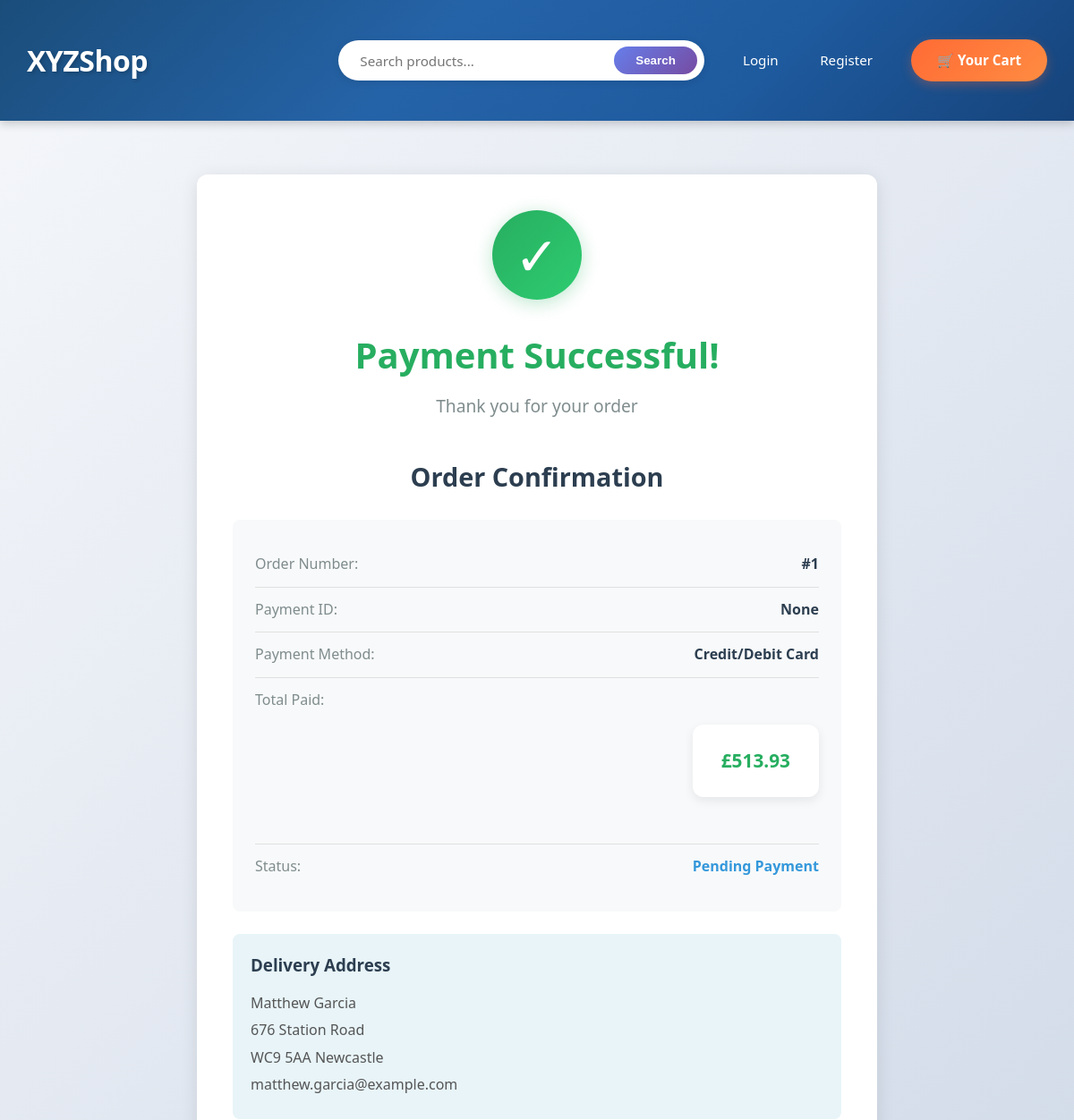
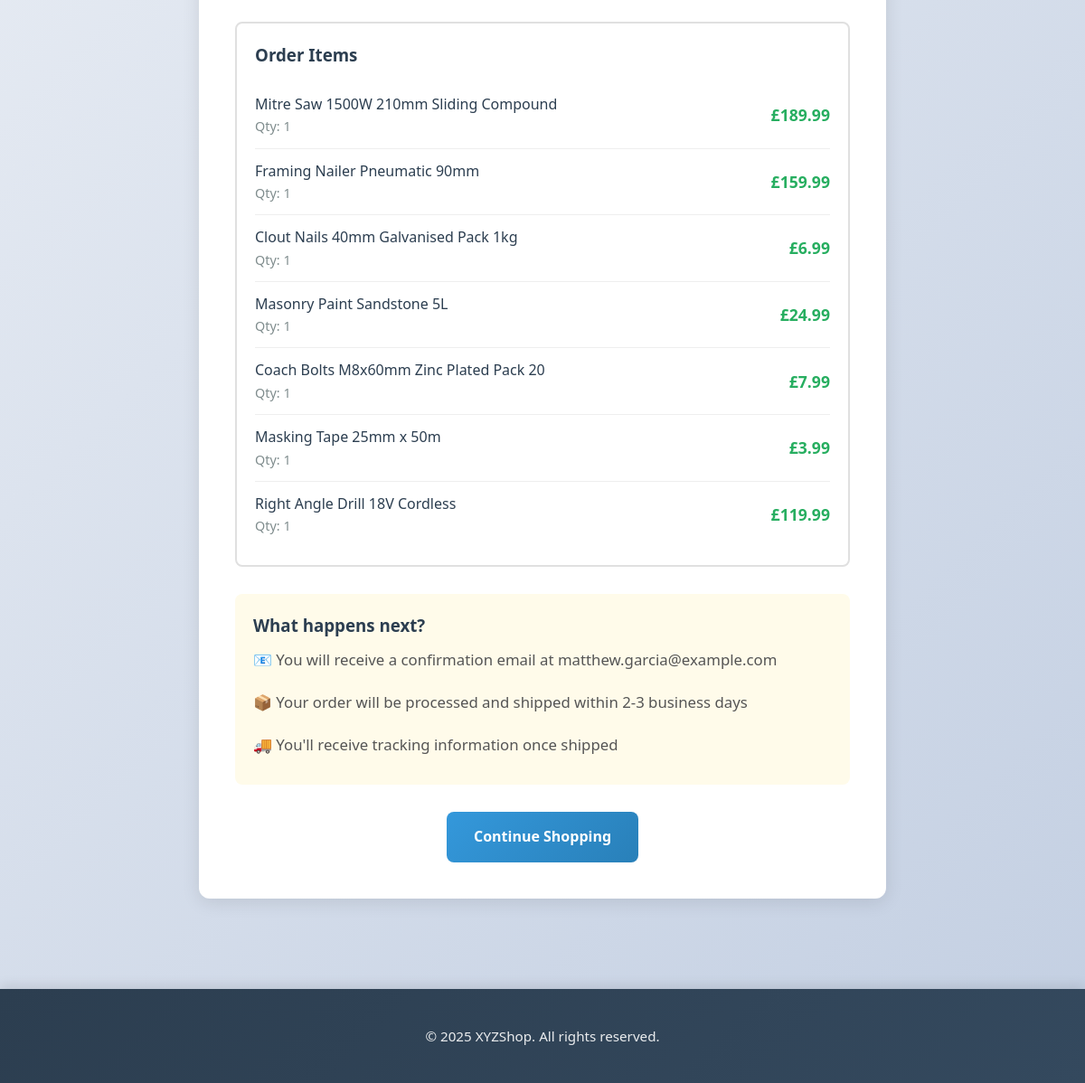
Page /orders/payment-done/1/ on the committed database (2 pictures, top to bottom).
### orders/models.py (models this page shows, shortened)
class Order(models.Model):
    PAYMENT_METHOD_CHOICES = [
        ('card', 'Credit/Debit Card'),
        ('paypal', 'PayPal'),
        ('bank', 'Bank Transfer'),
        ('cash', 'Cash on Delivery'),
    ]
    STATUS_CHOICES = [
        ('pending', 'Pending Payment'),
        ('processing', 'Processing'),
        ('shipped', 'Shipped'),
        ('delivered', 'Delivered'),
        ('cancelled', 'Cancelled'),
    ]
    user = models.ForeignKey(User, related_name='orders', on_delete=models.CASCADE, null=True, blank=True)
    first_name = models.CharField(max_length=50)
    last_name = models.CharField(max_length=50)
    email = models.EmailField()
    address = models.CharField(max_length=250)
    postal_code = models.CharField(max_length=20)
    city = models.CharField(max_length=100)
    created = models.DateTimeField(auto_now_add=True)
    updated = models.DateTimeField(auto_now=True)
    paid = models.BooleanField(default=False)
    payment_method = models.CharField(max_length=20, choices=PAYMENT_METHOD_CHOICES, default='card')
    payment_id = models.CharField(max_length=250, blank=True, null=True)
    status = models.CharField(max_length=20, choices=STATUS_CHOICES, default='pending')
    class Meta:
        ordering = ('-created',)
    def get_total_cost(self):
        return sum(item.get_cost() for item in self.items.all())

class OrderItem(models.Model):
    order = models.ForeignKey(Order, related_name='items', on_delete=models.CASCADE)
    product = models.ForeignKey(Product, related_name='order_items', on_delete=models.CASCADE)
    price = models.DecimalField(max_digits=10, decimal_places=2)
    quantity = models.PositiveIntegerField(default=1)
    def get_cost(self):
        if self.price is None:
            return 0
        return self.price * self.quantity

### products/models.py (models this page shows, shortened)
class Product(models.Model):
    category = models.ForeignKey(Category, related_name='products', on_delete=models.CASCADE)
    name = models.CharField(max_length=200, db_index=True)
    slug = models.SlugField(max_length=200, db_index=True)
    image = models.ImageField(upload_to='products/', blank=True)
    description = models.TextField(blank=True)
    cost_price = models.DecimalField(max_digits=10, decimal_places=2, default=0.00, help_text='Cost price paid for this item')
    price = models.DecimalField(max_digits=10, decimal_places=2, help_text='Selling price to customers')
    stock = models.PositiveIntegerField()
    available = models.BooleanField(default=True)
    is_online = models.BooleanField(default=False, help_text='Product is visible to customers on the website')
    created = models.DateTimeField(auto_now_add=True)
    updated = models.DateTimeField(auto_now=True)
    class Meta:
        ordering = ('name',)
        indexes = [
            models.Index(fields=['id', 'slug']),
        ]

### orders/views.py (the view)
# urls.py: path('payment-done/<int:order_id>/', views.payment_done, name='payment_done'),
def payment_done(request, order_id):
    order = get_object_or_404(Order, id=order_id, paid=True)
    return render(request, 'orders/order/payment_done.html', {'order': order})

### cart/cart.py (called while the page is built)
    def __len__(self):
        return sum(item['quantity'] for item in self.cart.values())

### cart/context_processors.py (called while the page is built)
def cart(request):
    return {'cart': Cart(request)}

### orders/templates/orders/order/payment_done.html (shortened to what this page needs)
{% extends "base.html" %}
{% block content %}
<div class="success-container">
    <div class="success-card">
        <div class="success-icon">✓</div>
        <h1>Payment Successful!</h1>
        <p class="thank-you">Thank you for your order</p>
        <div class="order-confirmation">
            <h2>Order Confirmation</h2>
            <div class="confirmation-details">
                <div class="detail-row">
                    <span class="detail-label">Order Number:</span>
                    <span class="detail-value">#{{ order.id }}</span>
                </div>
                <div class="detail-row">
                    <span class="detail-label">Payment ID:</span>
                    <span class="detail-value">{{ order.payment_id }}</span>
                </div>
                <div class="detail-row">
                    <span class="detail-label">Payment Method:</span>
                    <span class="detail-value">{{ order.get_payment_method_display }}</span>
                </div>
                <div class="detail-row">
                    <span class="detail-label">Total Paid:</span>
                    <span class="detail-value total">£{{ order.get_total_cost }}</span>
                </div>
                <div class="detail-row">
                    <span class="detail-label">Status:</span>
                    <span class="detail-value status">{{ order.get_status_display }}</span>
                </div>
            </div>
            <div class="delivery-info">
                <h3>Delivery Address</h3>
                <p>{{ order.first_name }} {{ order.last_name }}</p>
                <p>{{ order.address }}</p>
                <p>{{ order.postal_code }} {{ order.city }}</p>
                <p>{{ order.email }}</p>
            </div>
            <div class="order-items-summary">
                <h3>Order Items</h3>
                {% for item in order.items.all %}
                <div class="summary-item">
                    <div class="item-info">
                        <span class="item-name">{{ item.product.name }}</span>
                        <span class="item-quantity">Qty: {{ item.quantity }}</span>
                    </div>
                    <span class="item-price">£{{ item.get_cost }}</span>
                </div>
                {% endfor %}
            </div>
        </div>
        <div class="next-steps">
            <h3>What happens next?</h3>
            <ul>
                <li>📧 You will receive a confirmation email at {{ order.email }}</li>
                <li>📦 Your order will be processed and shipped within 2-3 business days</li>
                <li>🚚 You'll receive tracking information once shipped</li>
            </ul>
        </div>
        <div class="action-buttons">
            <a href="{% url 'products:product_list' %}" class="btn-primary">Continue Shopping</a>
        </div>
    </div>
</div>
{% endblock %}

### products/templates/base.html (style rules this page uses)
* { margin: 0; padding: 0; box-sizing: border-box; }
body { font-family: 'Segoe UI', Tahoma, Geneva, Verdana, sans-serif; line-height: 1.6; color: #2c3e50; background: linear-gradient(135deg, #f5f7fa 0%, #c3cfe2 100%); min-height: 100vh; }
.total { text-align: right; font-size: 1.8rem; font-weight: 700; margin: 2.5rem 0; color: #2c3e50; background: white; padding: 1.5rem 2rem; border-radius: 12px; box-shadow: 0 4px 12px rgba(0,0,0,0.08); }

### orders/templates/orders/order/payment_done.html (style rules this page uses)
.success-container { max-width: 800px; margin: 40px auto; padding: 20px; }
.success-card { background: white; border-radius: 12px; padding: 40px; box-shadow: 0 4px 20px rgba(0,0,0,0.1); text-align: center; }
.success-icon { width: 100px; height: 100px; margin: 0 auto 30px; background: linear-gradient(135deg, #27ae60, #2ecc71); color: white; font-size: 60px; line-height: 100px; border-radius: 50%; box-shadow: 0 4px 20px rgba(39, 174, 96, 0.3); }
.success-card h1 { color: #27ae60; margin-bottom: 10px; font-size: 2.5em; }
.thank-you { color: #7f8c8d; font-size: 1.2em; margin-bottom: 40px; }
.order-confirmation { text-align: left; margin: 30px 0; }
.order-confirmation h2 { color: #2c3e50; margin-bottom: 25px; text-align: center; font-size: 1.8em; }
.confirmation-details { background: #f8f9fa; padding: 25px; border-radius: 8px; margin-bottom: 25px; }
.detail-row { display: flex; justify-content: space-between; padding: 12px 0; border-bottom: 1px solid #e0e0e0; }
.detail-row:last-child { border-bottom: none; }
.detail-label { color: #7f8c8d; font-weight: 500; }
.detail-value { color: #2c3e50; font-weight: bold; }
.detail-value.total { color: #27ae60; font-size: 1.3em; }
.detail-value.status { color: #3498db; text-transform: capitalize; }
.delivery-info { background: #e8f4f8; padding: 20px; border-radius: 8px; margin-bottom: 25px; }
.delivery-info h3 { color: #2c3e50; margin-top: 0; margin-bottom: 15px; }
.delivery-info p { margin: 5px 0; color: #555; }
.order-items-summary { background: #fff; padding: 20px; border: 2px solid #e0e0e0; border-radius: 8px; margin-bottom: 25px; }
.order-items-summary h3 { color: #2c3e50; margin-top: 0; margin-bottom: 15px; }
.summary-item { display: flex; justify-content: space-between; align-items: center; padding: 12px 0; border-bottom: 1px solid #eee; }
.summary-item:last-child { border-bottom: none; }
.item-info { display: flex; flex-direction: column; }
.item-name { font-weight: 500; color: #2c3e50; }
.item-quantity { color: #7f8c8d; font-size: 0.9em; }
.item-price { font-weight: bold; color: #27ae60; font-size: 1.1em; }
.next-steps { text-align: left; background: #fffbea; padding: 20px; border-radius: 8px; margin: 30px 0; }
.next-steps h3 { color: #2c3e50; margin-top: 0; }
.next-steps ul { list-style: none; padding: 0; }
.next-steps li { padding: 10px 0; color: #555; font-size: 1.05em; }
.action-buttons { display: flex; gap: 15px; justify-content: center; margin-top: 30px; }
.btn-primary, .btn-secondary { padding: 15px 30px; border-radius: 8px; text-decoration: none; font-weight: bold; transition: all 0.3s; display: inline-block; }
.btn-primary { background: linear-gradient(135deg, #3498db, #2980b9); color: white; }

### rows in the picture
Order: id "1", payment_id "None", payment_method "Credit/Debit Card", get_total_cost "513.93", status "Pending Payment", first_name "Matthew", last_name "Garcia", address "676 Station Road", postal_code "WC9 5AA", city "Newcastle", email "matthew.garcia@example.com"
OrderItem: product.name "Mitre Saw 1500W 210mm Sliding Compound", quantity "1", get_cost "189.99"
OrderItem: product.name "Framing Nailer Pneumatic 90mm", quantity "1", get_cost "159.99"
OrderItem: product.name "Clout Nails 40mm Galvanised Pack 1kg", quantity "1", get_cost "6.99"
OrderItem: product.name "Masonry Paint Sandstone 5L", quantity "1", get_cost "24.99"
OrderItem: product.name "Coach Bolts M8x60mm Zinc Plated Pack 20", quantity "1", get_cost "7.99"
OrderItem: product.name "Masking Tape 25mm x 50m", quantity "1", get_cost "3.99"
OrderItem: product.name "Right Angle Drill 18V Cordless", quantity "1", get_cost "119.99"
